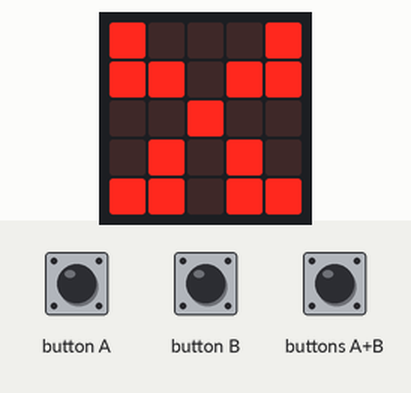
Simulated run of this program. Board: BBC micro:bit (MakeCode). Shown: the board's 5×5 LED display.

Above: at 0.3 s.
At 5.8 s:
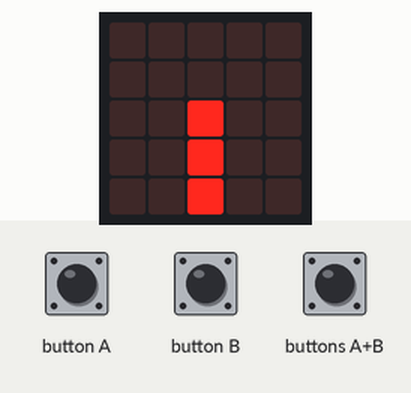
At 6.3 s:
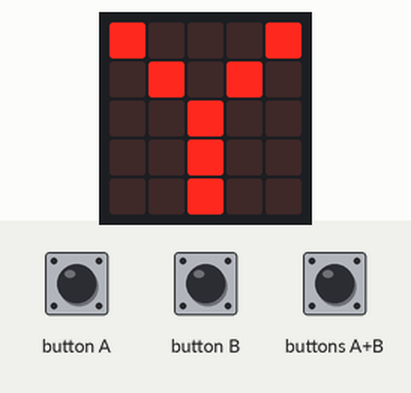

The program:

main.ts
```typescript
input.onButtonPressed(Button.A, function () {
    ESP8266_IoT.publishMqttMessage("open", "topic1", ESP8266_IoT.QosList.Qos0)
})
input.onButtonPressed(Button.AB, function () {
    ESP8266_IoT.publishMqttMessage("bonjour", "topic1", ESP8266_IoT.QosList.Qos0)
})
input.onButtonPressed(Button.B, function () {
    ESP8266_IoT.publishMqttMessage("close", "topic1", ESP8266_IoT.QosList.Qos0)
})
ESP8266_IoT.initWIFI(SerialPin.P8, SerialPin.P12, BaudRate.BaudRate115200)
ESP8266_IoT.setMQTT(
ESP8266_IoT.SchemeList.TCP,
"fabrice",
"fabrice",
"aim7sparrow",
""
)
basic.showLeds(`
    # . . . #
    # # . # #
    . . # . .
    . # . # .
    # # . # #
    `)
basic.pause(5000)
basic.forever(function () {
    if (ESP8266_IoT.wifiState(true)) {
        basic.showLeds(`
            . . . . .
            . . . . .
            . . # . .
            . . # . .
            . . # . .
            `)
    } else {
        ESP8266_IoT.connectWifi("imotep", "Deltaforce322851!")
        basic.pause(5000)
    }
    if (ESP8266_IoT.isMqttBrokerConnected()) {
        basic.showLeds(`
            # . . . #
            . # . # .
            . . # . .
            . . # . .
            . . # . .
            `)
    } else {
        ESP8266_IoT.connectMQTT("192.168.0.230", 1883, false)
    }
})
```

test.ts
```typescript
// les tests vont ici ; cela ne sera pas compilé si ce paquet est utilisé en tant qu'extension.
```

Measured:
- what the display in image 0 shows lasts 5.5 s, from 0.2 s to 5.7 s
- what the display in image 1 shows lasts 0.5 s, from 5.7 s to 6.2 s
